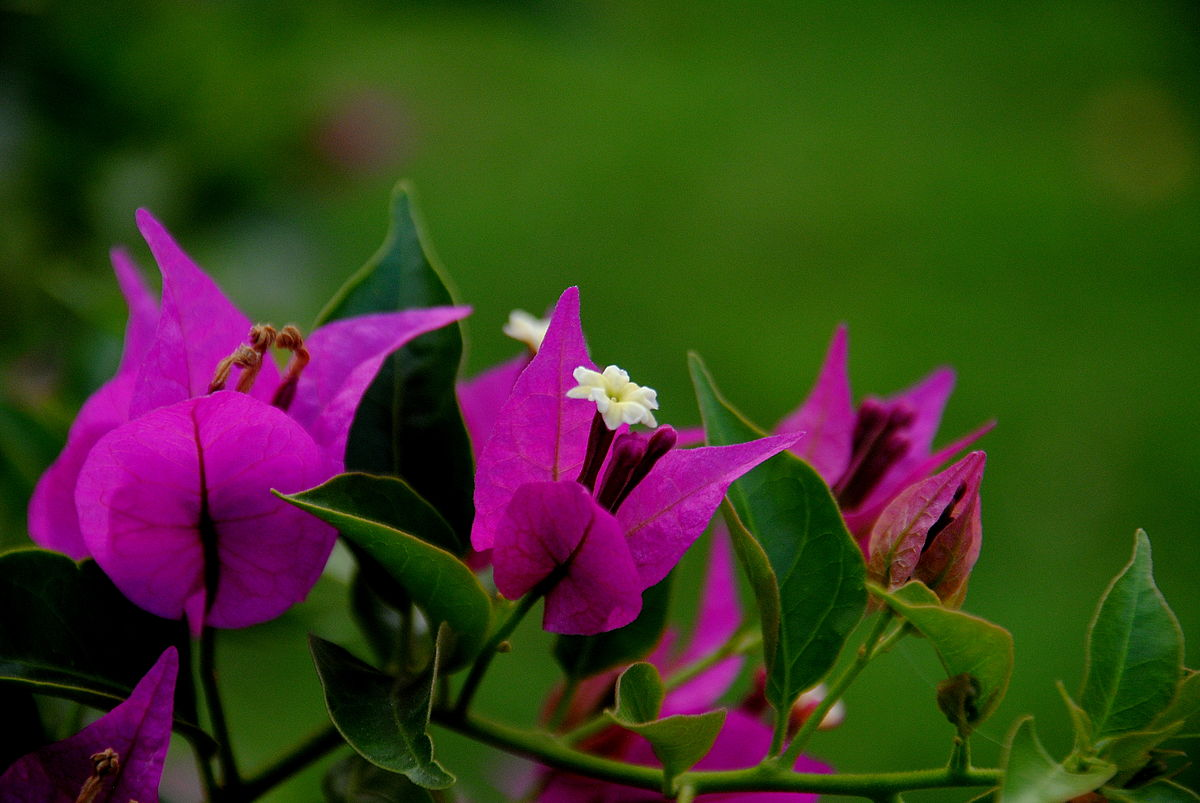
#> input picture flowers/bougainvillea/bougainvillea_00004.jpg, 1200 x 803 px; its folder holds only this picture in this run
$ python train_flower_model.py
#> lines starting #> are read from the running program, lines starting #| are printed output that depends on the picture
import os
import cv2
import numpy as np
from sklearn.model_selection import train_test_split
from sklearn.ensemble import RandomForestClassifier
import joblib

data = []
labels = []

path = "flowers"

for folder in os.listdir(path):
    folder_path = os.path.join(path, folder)

    if not os.path.isdir(folder_path):
        continue

    for img_name in os.listdir(folder_path):
        img_path = os.path.join(folder_path, img_name)

        img = cv2.imread(img_path)
#> img is the input picture: shape (803, 1200, 3); mean B, G, R 30.7, 60.2, 58.8
        if img is None:
            continue

        img = cv2.resize(img, (64,64))
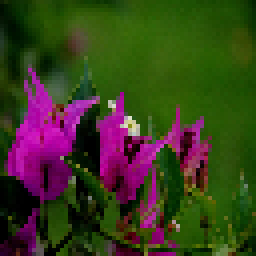
#> img: shape (64, 64, 3) (shown 4 times larger); mean B, G, R 30.6, 60, 58.5
        img = img.flatten()
#> img = 12288 values, max 225 at index 5665, min 0 at index 6, mean 49.68

        data.append(img)
        labels.append(folder)
#> pass 2 of the loop `for folder in os.listdir(path):`:
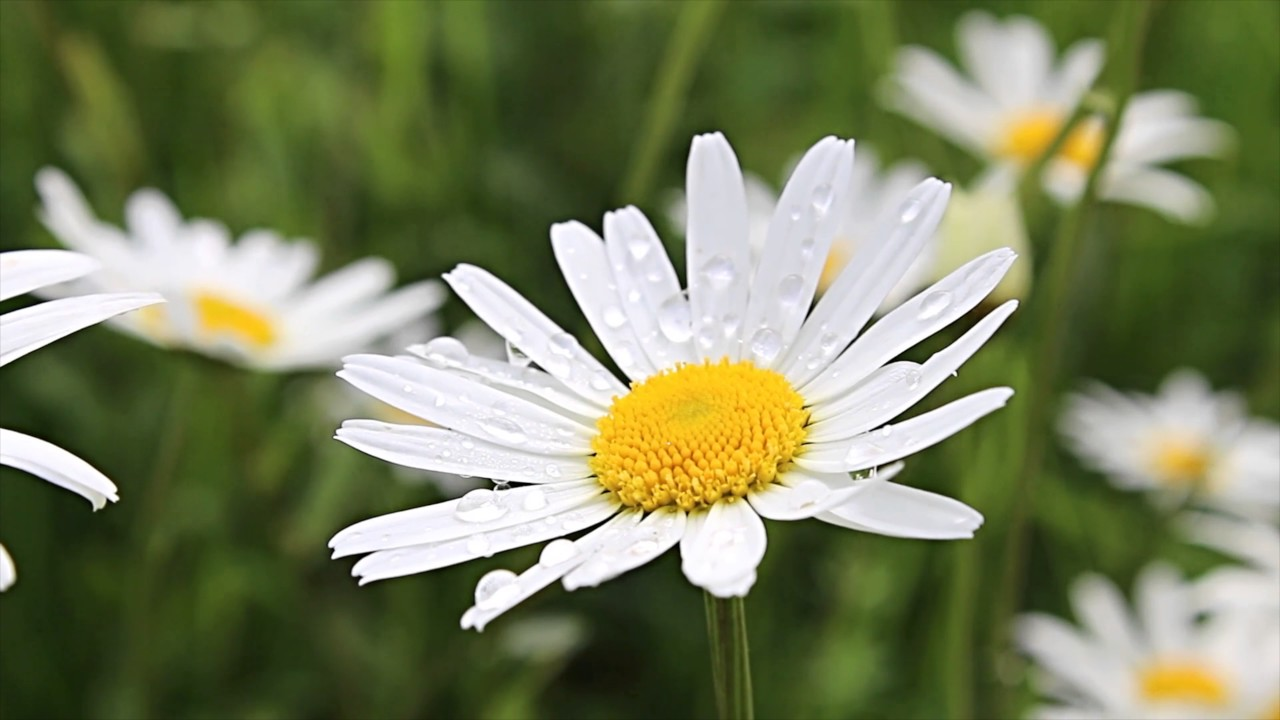
#> input picture flowers/daisies/daisies_00006.jpg, 1280 x 720 px
#> img is the input picture: shape (720, 1280, 3); mean B, G, R 92.1, 128, 120.4
#> `img = cv2.resize(img, (64,64))`:
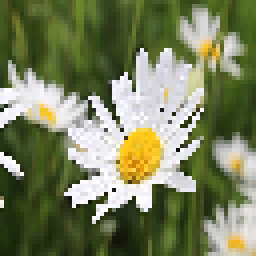
#> img: shape (64, 64, 3) (shown 4 times larger); mean B, G, R 92.5, 128.3, 120.8
#> `img = img.flatten()`: img = 12288 values, max 255 at index 2427, min 2 at index 7584, mean 113.9

X = np.array(data)
y = np.array(labels)

X_train, X_test, y_train, y_test = train_test_split(
    X, y, test_size=0.2, random_state=42
)

model = RandomForestClassifier()
model.fit(X_train, y_train)

accuracy = model.score(X_test, y_test)
#> accuracy = 0
print("Accuracy:", accuracy)
#| Accuracy: 0.0

joblib.dump(model, "flower_model.pkl")
